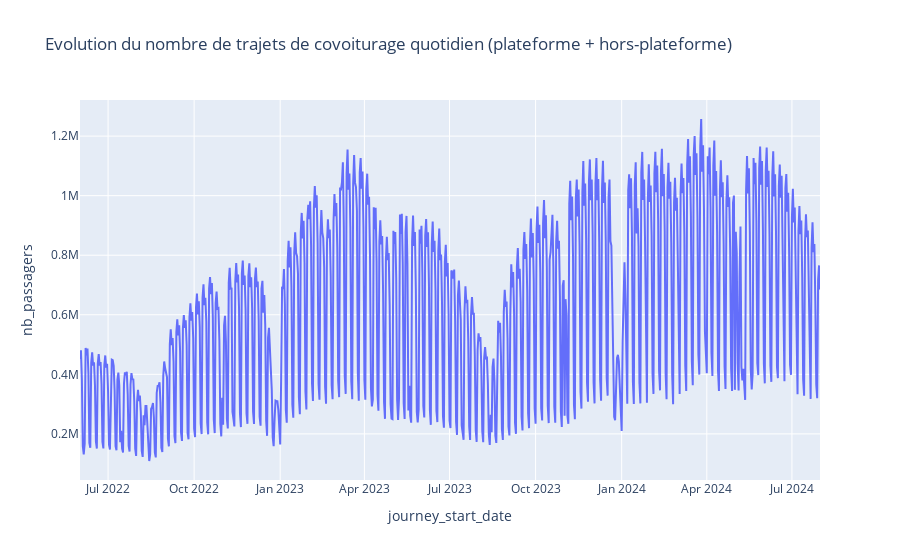

Notebook code cell kept with this figure:
### Code cell
fig = px.line(df, x="journey_start_date", y="nb_passagers", title='Evolution du nombre de trajets de covoiturage quotidien (plateforme + hors-plateforme)')
fig.show()

### Figure 1 — Plotly figure (JSON) as saved in the notebook; plotly's stock layout.template omitted (floating-point values rounded to 4 significant figures; data arrays with more than 128 entries replaced by an {"elided": "..."} marker saying what was removed)
{"data": [{"hovertemplate": "journey_start_date=%{x}<br>nb_passagers=%{y}<extra></extra>", "legendgroup": "", "line": {"color": "#636efa", "dash": "solid"}, "marker": {"symbol": "circle"}, "mode": "lines", "name": "", "orientation": "v", "showlegend": false, "type": "scatter", "x": {"elided": "792 str values"}, "xaxis": "x", "y": {"elided": "792 int values"}, "yaxis": "y"}], "layout": {"legend": {"tracegroupgap": 0}, "title": {"text": "Evolution du nombre de trajets de covoiturage quotidien (plateforme + hors-plateforme)"}, "xaxis": {"anchor": "y", "domain": [0, 1], "title": {"text": "journey_start_date"}}, "yaxis": {"anchor": "x", "domain": [0, 1], "title": {"text": "nb_passagers"}}}}
